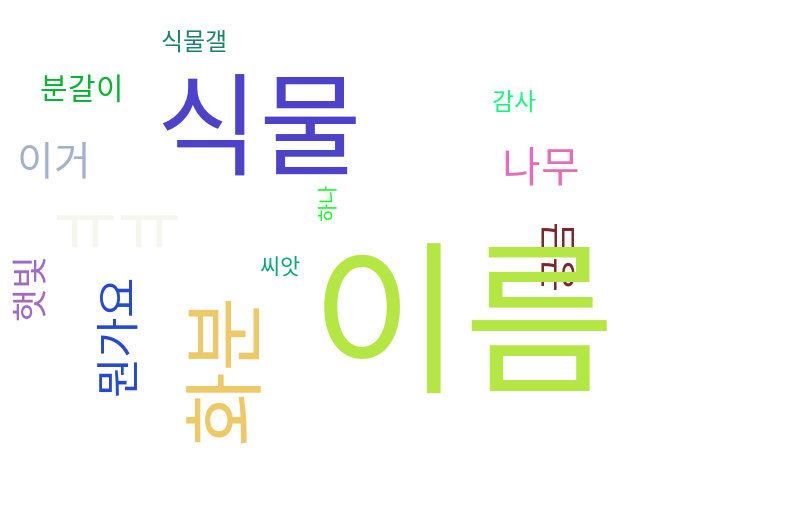

Generate this figure with Python:
from textcrawler import TextCrawler
from collections import Counter
from konlpy.tag import Hannanum
import sys
import random
import pytagcloud
import webbrowser

def get_text(gall_name, page_number):
    t = TextCrawler(gall_name, page_number)
    t.crawl()

    f = open('data.txt', 'r')
    text = f.read()
    f.close()
    
    return text

def get_tags(text, ntags=50, multiplier=2):
    h = Hannanum()
    nouns = h.nouns(text)
    long_nouns = list()
    for n in nouns:
        if len(n) >= 2: # 길이가 2 이상인 명사만 출력
            long_nouns.append(n)

    count = Counter(long_nouns)
    word_list = list()
    for w in count.most_common(ntags):
        if w[1] >= 10:  # 10번 이상 나온 명사만 출력
            print(w)
            word_list.append(w)

    r  = lambda: random.randint(0, 255)
    color = lambda: (r(), r(), r())

    return [{'color': color(), 'tag': n, 'size': c*multiplier}\
                for n, c in word_list]

def draw_cloud(tags, filename, fontname='Noto Sans CJK', size=(800, 600)):
    pytagcloud.create_tag_image(tags, filename, fontname=fontname, size=size)
    webbrowser.open(filename)

def main():
    if len(sys.argv) != 3:
        print('python3 wordcloud.py [GALL_NAME] [PAGE_NUMBER]')
        sys.exit()

    gall_name = str(sys.argv[1])
    page_number = int(sys.argv[2])

    text = get_text(gall_name, page_number)
    tags = get_tags(text)
    draw_cloud(tags, 'wordcloud.png')

main()
